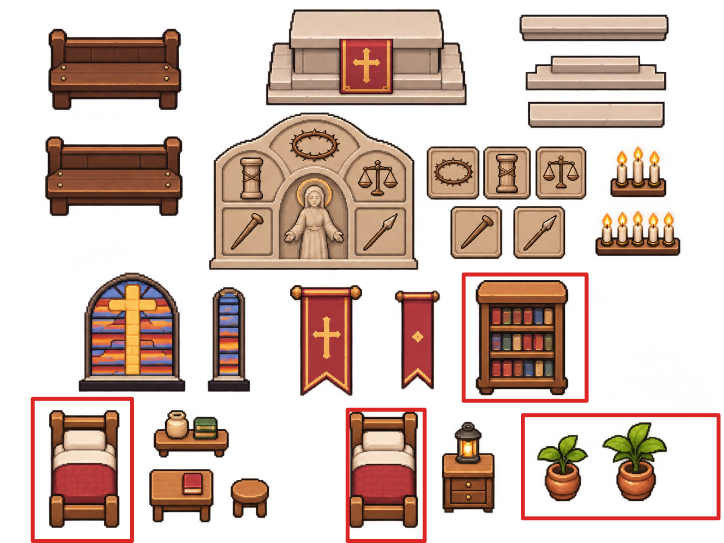
#> input picture games/openworld/tools/src/art/firstlight-chapel/sheet.png, 1448 x 1086 px (shown at 1/2 size)
$ python chapel-altars.py
#> lines starting #> are read from the running program, lines starting #| are printed output that depends on the picture; after the words box and inside, x2 and y2 are one past the last pixel; in counts of white or black regions, pixels touching at a corner belong together
"""The altars of the Church's chapels on the road, each as its own words describe it (2026-11-24, a first look for the
user): Firstlight's stone altar (firstlight-chapel/sheet.png) recut in each chapel's stone and cloth, with a carved
retable standing behind it — the wound the chapel keeps, from the same sheet's tiles of the five wounds:

- the Chapel of the Five at the Pilgrims' Rest (waystation.chapel): white stone, a violet frontal, all five round Astra;
- the Chapel of the Pillar at the Scourge-house (scourgehouse.hall): red stone, a black frontal, the pillar and its cords;
- the Chapel of the Measure at Fairweight (fairweight.chapel): pale stone, a green frontal, the scales;
- the Chapel of the Nail at Nailgate (nailgate.chapel): black wood, a bone-white frontal, the nail.

Each is drawn for its altar alone (catalog.ts placedSprites, by the altar's id where it stands): the walls the chapels
share with other halls are not touched. Four pixels to the game's one (drawn at a quarter).

    python3 games/openworld/tools/src/art/chapel-altars.py [preview-dir]
"""
from __future__ import annotations

import colorsys
import json
import sys
from pathlib import Path

import numpy as np
from PIL import Image

HERE = Path(__file__).resolve().parent / 'firstlight-chapel'
GAME = Path(__file__).resolve().parents[3]
LSW = GAME / 'public/assets/lsw'
OUT = 'Fixtures/ChapelAltars.png'
INDEX = GAME / 'client/src/chapel-altars.json'
T = 16
K = 4

sheet = np.array(Image.open(HERE / 'sheet.png').convert('RGBA'))
#> sheet is the input picture: shape (1086, 1448, 4); mean R, G, B, A 72.3, 46.9, 35.7, 104.1
sheet[sheet[..., 3] < 96] = 0
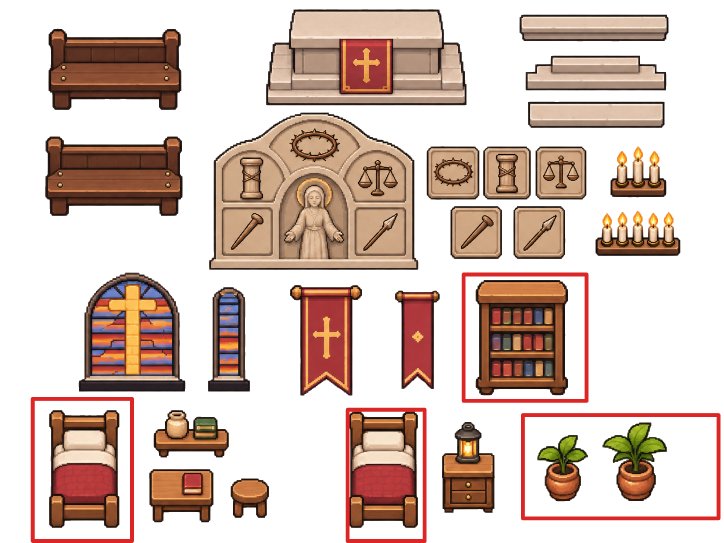
#> sheet: shape (1086, 1448, 4) (shown at 1/2 size); 9.68% of pixels changed, all inside (x1, y1, x2, y2) = (0, 0, 1447, 1086); transparent parts drawn white
SHEET = Image.fromarray(sheet)

ALTAR = (532, 19, 933, 211)
RELIEF = (418, 225, 836, 540)
TILES = {'crown': (853, 293, 959, 399), 'pillar': (966, 293, 1062, 399), 'scales': (1071, 293, 1173, 399), 'nail': (901, 412, 1004, 518), 'lance': (1027, 412, 1130, 518)}


def taken(box: tuple[int, int, int, int], width: float) -> Image.Image:
    p = SHEET.crop(box).convert('RGBa')
    s = width * K / p.width
    p = p.resize((round(p.width * s), round(p.height * s)), Image.LANCZOS).convert('RGBA')
    a = np.array(p)
    a[a[..., 3] < 24] = 0
    return Image.fromarray(a)


def hsv(a: np.ndarray) -> np.ndarray:
    f = a[..., :3].astype(float) / 255
    return np.array([[colorsys.rgb_to_hsv(*px) for px in row] for row in f])


def recolor(img: Image.Image, stone: tuple[int, int, int] | None, cloth: tuple[int, int, int] | None = None) -> Image.Image:
    """The picture's stone and its frontal in other colours, each kept as light and dark as it was: `stone` the stone's
    middle colour (all of the picture but its dark outline and the frontal), `cloth` the frontal's red (its gold and
    its outline as they are). The frontal is where the picture's red is."""
    a = np.array(img).astype(float)
    h = hsv(a.astype(np.uint8))
    lum = a[..., :3] @ [0.299, 0.587, 0.114] / 255
    shown = a[..., 3] > 0
    # (the cloth's red: bright and strong, not the dark red-brown of the outline)
    red = shown & (h[..., 1] > 0.45) & (h[..., 2] > 0.45) & ((h[..., 0] < 0.04) | (h[..., 0] > 0.94))
    frontal = np.zeros_like(shown)
    if cloth is not None and red.sum() > 50:
        ys, xs = np.where(red)
        # (the cloth's own rectangle, its gold border with it: what is red, a little round it)
        y0, y1, x0, x1 = np.percentile(ys, 3), np.percentile(ys, 97), np.percentile(xs, 3), np.percentile(xs, 97)
        frontal[int(y0) - 2:int(y1) + 3, int(x0) - 2:int(x1) + 3] = True
        frontal &= shown
    rock = shown & ~frontal & (lum > 0.16)
    cloth_px = frontal & red
    for mask, to in ((rock, stone), (cloth_px, cloth)):
        if to is None or not mask.any():
            continue
        mid = np.median(lum[mask])
        k = (lum[mask] / mid)[:, None]
        a[mask, :3] = np.clip(np.array(to, float)[None, :] * k, 0, 255)
    return Image.fromarray(a.round().astype(np.uint8))


def altar_with(retable: Image.Image, altar: Image.Image) -> Image.Image:
    """The altar with its retable standing behind it, the retable's foot hidden behind the altar's top."""
    lap = round(altar.height * 0.22)
    W = max(altar.width, retable.width)
    H = retable.height + altar.height - lap
    out = Image.new('RGBA', (W, H))
    out.alpha_composite(retable, ((W - retable.width) // 2, 0))
    out.alpha_composite(altar, ((W - altar.width) // 2, H - altar.height))
    return out


# name: the altar's width and the retable's (game pixels), the retable (a tile, or the whole relief), the stone and
# the frontal's colour, whether the retable takes the altar's stone, how far its middle stands east of its cell's
ALTARS = {
    'five': (48, 58, RELIEF, (226, 222, 212), (104, 62, 132), False, 0),
    'pillar': (56, 30, TILES['pillar'], (176, 92, 78), (52, 44, 48), True, -T / 2),
    'measure': (48, 30, TILES['scales'], (222, 216, 196), (52, 98, 64), True, 0),
    'nail': (48, 30, TILES['nail'], (78, 58, 46), (214, 206, 188), True, 0),
}

cut, pieces = {}, {}
for name, (aw, rw, box, stone, cloth, same, east) in ALTARS.items():
    altar = recolor(taken(ALTAR, aw), stone, cloth)
    retable = taken(box, rw)
    if same:
        retable = recolor(retable, stone)
    cut[name] = (altar_with(retable, altar), east)
#> this loop made 4 passes
#> pass 1, in taken, `p = SHEET.crop(box).convert('RGBa')`:
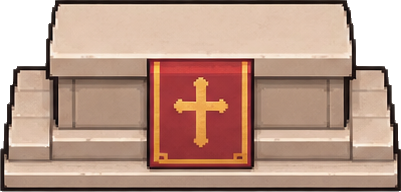
#> p: PIL image 401x192 RGBa; mean R, G, B, A 160, 126.3, 109.9, 226.3; transparent parts drawn white
#> pass 1, in taken, `p = p.resize((round(p.width * s), round(p.height * s)), Image.LANCZOS)..`:
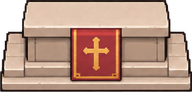
#> p: PIL image 192x92 RGBA; mean R, G, B, A 162.1, 127.7, 111.2, 226.5; transparent parts drawn white
#> pass 1, in hsv, `f = a[..., :3].astype(float) / 255`:
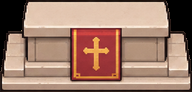
#> f: shape (92, 192, 3) float64; mean of channels 0, 1, 2 0.633, 0.499, 0.435; drawn as R, G, B
#> after the loop:
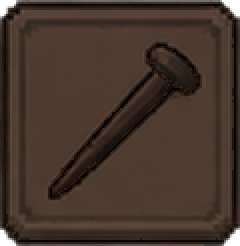
#> retable: PIL image 120x123 RGBA (shown 2 times larger); mean R, G, B, A 65.1, 48, 37.7, 247.5; transparent parts drawn white
#> after the loop, cut = 4 items

x, H = 0, max(img.height for img, _ in cut.values())
#> x = 0; H = 247
sheet_out = Image.new('RGBA', (sum(img.width + 2 for img, _ in cut.values()), H))
#> sheet_out: PIL image 848x247 RGBA; every value is 0
for name, (img, east) in cut.items():
    sheet_out.alpha_composite(img, (x, 0))
    # (its anchor the cell's bottom middle, a game pixel under its own bottom edge)
    pieces[name] = {'x': x, 'y': 0, 'w': img.width, 'h': img.height, 'ax': img.width / 2 - east * K, 'ay': img.height - K}
    print(f'{name:8s} {img.width}x{img.height} → {img.width / K:.1f}x{img.height / K:.1f} game px')
    x += img.width + 2
#> this loop made 4 passes
#> (name, east, x) on passes 1 to 4: ('five', 0, 234), ('pillar', -8, 460), ('measure', 0, 654), ('nail', 0, 848)
#| five     232x247 → 58.0x61.8 game px
#| pillar   224x215 → 56.0x53.8 game px
#| measure  192x197 → 48.0x49.2 game px
#| nail     192x195 → 48.0x48.8 game px
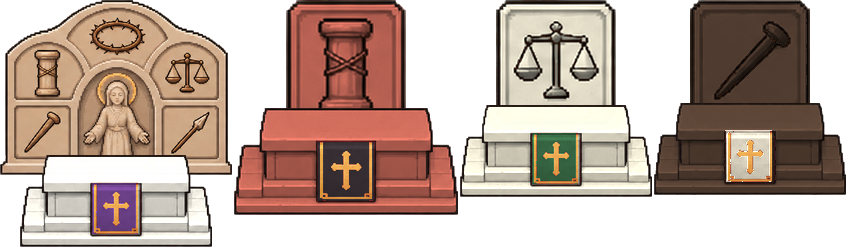
#> sheet_out: PIL image 848x247 RGBA; mean R, G, B, A 101.6, 81.3, 70.5, 166.2; transparent parts drawn white
#> after the loop, pieces = 4 items; x = 848
sheet_out.save(LSW / OUT, optimize=True)
INDEX.write_text(json.dumps({'img': f'lsw/{OUT}', 'scale': 1 / K, 'pieces': pieces}, indent=1) + '\n')
print('→', LSW / OUT, sheet_out.size, '→', INDEX)
#| → games/openworld/public/assets/lsw/Fixtures/ChapelAltars.png (848, 247) → games/openworld/client/src/chapel-altars.json

if len(sys.argv) > 1:
    bg = Image.new('RGBA', sheet_out.size, (110, 120, 110, 255))
    bg.alpha_composite(sheet_out)
    bg.resize((bg.width * 2, bg.height * 2), Image.NEAREST).save(Path(sys.argv[1]) / 'chapel-altars.png')
